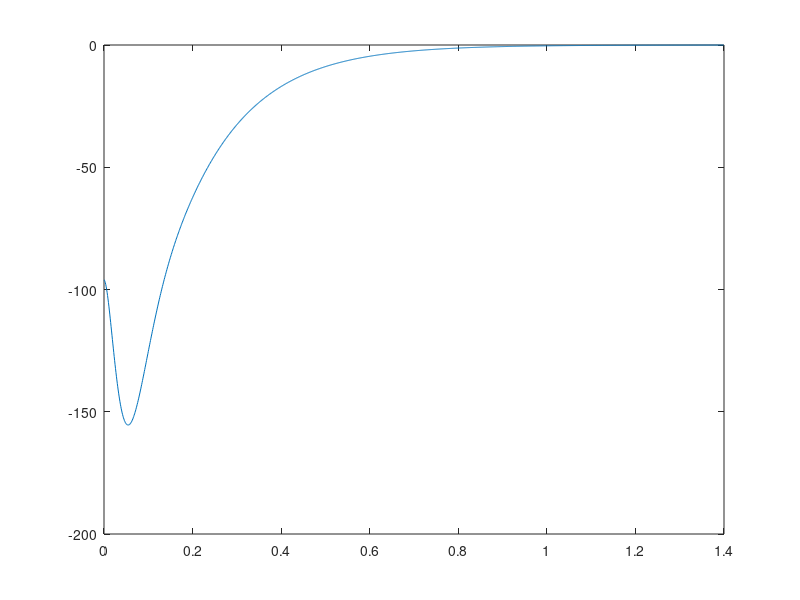

Write the MATLAB code that produced this figure. (Note: this script raises an error after producing the figure.)
clear;
close all;
% Robotic constants defination
sample_time = 0.001;
g = 9.8;
Zc = 0.23;

% discreate space state parameters
A = [1 sample_time sample_time^2/2; 0 1 sample_time;0 0 1];
B = [sample_time^3/6;sample_time^2/2;sample_time];
C = [1 0 -Zc/g];

% extend space state parameters
A_extend = [1 C*A;zeros(length(A),1) A];
B_extend = [C*B;B];
C_extend = [1 0 0 0];

Q_extend = 1;
Q_Square = C_extend'*Q_extend*C_extend;
R_extend  = 1e-4;

[K_extend,P_extend,e] = dlqr(A_extend,B_extend,Q_Square,R_extend);

Prv_Time = 1.4;
N = 1400; % fulture number

% parameters generate
G_extend = zeros(1,N);

G_extend(1) = -K_extend(1);
Ac_extend = A_extend - B_extend*K_extend;
X_extend = -Ac_extend'*P_extend*[1;0;0;0];
tmp = (R_extend + B_extend'*P_extend*B_extend)^-1*B_extend';
for i=2:N
    G_extend(i) = tmp*X_extend;
    X_extend = Ac_extend'*X_extend;
end
figure(1);
G_time = 0:sample_time:100;
G_time = G_time(1:N);
plot(G_time,G_extend);

% simulation total time in counts
Simulation_Time = 15;
COUNT = Simulation_Time/sample_time;

% Step parameter
StepTime = 2;
StartTime = 0.4 * StepTime;
RestTime = 0.3 * StepTime;
DblTime = 0.3 * StepTime;
ZMPx_StepLength = 0.2;
ZMPy_StepLength = 0.2;

Ref_ZMPx = zeros(1,COUNT);
Ref_ZMPy = zeros(1,COUNT);
ZMPx = zeros(1,COUNT);
ZMPy = zeros(1,COUNT);
X = zeros(3,COUNT);
Y = zeros(3,COUNT);
Input_ux = zeros(1,COUNT);
Input_uy = zeros(1,COUNT);
Time = zeros(1,COUNT);

i=2;
for t=sample_time:sample_time:StepTime
    if(t<=StartTime)
        Ref_ZMPx(1,i) = 0;
        Ref_ZMPy(1,i) = 0;
    elseif(t<=StartTime + DblTime)
        a = smothstep(0,-ZMPy_StepLength/2,DblTime);
        tmp_time = t-StartTime;
        Ref_ZMPx(1,i) = 0;
        Ref_ZMPy(1,i) = a(1) + a(2)*tmp_time + a(3)*tmp_time^2 + a(4)*tmp_time^3 + a(5)*tmp_time^4;
    else
        Ref_ZMPx(1,i) = 0;
        Ref_ZMPy(1,i) = -ZMPy_StepLength/2;
    end
    i=i+1;
end
for t=sample_time:sample_time:StepTime
    if(t<=StartTime)
        Ref_ZMPx(1,i) = 0;
        Ref_ZMPy(1,i) = -ZMPy_StepLength/2;
    elseif(t<=StartTime + DblTime)
        ax = smothstep(0,ZMPx_StepLength,DblTime);
        ay = smothstep(-ZMPy_StepLength/2,ZMPy_StepLength/2,DblTime);
        tmp_time = t-StartTime;
        Ref_ZMPx(1,i) = ax(1) + ax(2)*tmp_time + ax(3)*tmp_time^2 + ax(4)*tmp_time^3 + ax(5)*tmp_time^4;
        Ref_ZMPy(1,i) = ay(1) + ay(2)*tmp_time + ay(3)*tmp_time^2 + ay(4)*tmp_time^3 + ay(5)*tmp_time^4;
    else
        Ref_ZMPx(1,i) = ZMPx_StepLength;
        Ref_ZMPy(1,i) = ZMPy_StepLength/2;
    end
    i=i+1;
end
for t=sample_time:sample_time:StepTime
    if(t<=StartTime)
        Ref_ZMPx(1,i) = ZMPx_StepLength;
        Ref_ZMPy(1,i) = ZMPy_StepLength/2;
    elseif(t<=StartTime + DblTime)
        a = smothstep(ZMPy_StepLength/2,0,DblTime);
        tmp_time = t-StartTime;
        Ref_ZMPx(1,i) = ZMPx_StepLength;
        Ref_ZMPy(1,i) = a(1) + a(2)*tmp_time + a(3)*tmp_time^2 + a(4)*tmp_time^3 + a(5)*tmp_time^4;
    else
        Ref_ZMPx(1,i) = ZMPx_StepLength;
        Ref_ZMPy(1,i) = 0;
    end
    i=i+1;
end

for j=i:COUNT
    Ref_ZMPx(1,j) = ZMPx_StepLength;
    Ref_ZMPy(1,j) = 0;
end

% for t =sample_time:sample_time:Simulation_Time
%     if(t<RestTime+Prv_Time-DblTime/2)
%         Ref_ZMPx(1,i) = 0;
%         Ref_ZMPy(1,i) = 0;
%     elseif(t<RestTime+Prv_Time+DblTime/2)
%         a = smothstep(0,-ZMPy_StepLength/2,DblTime);
%         tmp_time = t-(RestTime+Prv_Time-DblTime/2);
%         Ref_ZMPx(1,i) = 0;
%         Ref_ZMPy(1,i) = a(1) + a(2)*tmp_time + a(3)*tmp_time^2 + a(4)*tmp_time^3 + a(5)*tmp_time^4;
%     elseif(t<RestTime + StepTime + RestTime + Prv_Time - DblTime/2)
%         Ref_ZMPx(1,i) = 0;
%         Ref_ZMPy(1,i) = -ZMPy_StepLength/2;
%     elseif(t<RestTime + StepTime + RestTime + Prv_Time + DblTime/2)    
%         ax = smothstep(0,ZMPx_StepLength,DblTime);
%         ay = smothstep(-ZMPy_StepLength/2,ZMPy_StepLength/2,DblTime);
%         tmp_time = t-(RestTime + StepTime + RestTime + Prv_Time - DblTime/2);
%         Ref_ZMPx(1,i) = ax(1) + ax(2)*tmp_time + ax(3)*tmp_time^2 + ax(4)*tmp_time^3 + ax(5)*tmp_time^4;
%         Ref_ZMPy(1,i) = ay(1) + ay(2)*tmp_time + ay(3)*tmp_time^2 + ay(4)*tmp_time^3 + ay(5)*tmp_time^4;
%     elseif(t<RestTime + StepTime + RestTime + StepTime + RestTime + Prv_Time - DblTime/2)
%         Ref_ZMPx(1,i) = ZMPx_StepLength;
%         Ref_ZMPy(1,i) = ZMPy_StepLength/2;
%     elseif(t<RestTime + StepTime + RestTime + StepTime + RestTime + Prv_Time + DblTime/2)
%         ay = smothstep(ZMPy_StepLength/2,0,DblTime);
%         tmp_time = t-(RestTime + StepTime + RestTime + StepTime + RestTime + Prv_Time - DblTime/2);
%         Ref_ZMPx(1,i) = ZMPx_StepLength;
%         Ref_ZMPy(1,i) = ay(1) + ay(2)*tmp_time + ay(3)*tmp_time^2 + ay(4)*tmp_time^3 + ay(5)*tmp_time^4;        
%     elseif(t<RestTime + StepTime + RestTime + StepTime + RestTime + StepTime + RestTime + Prv_Time)
%         Ref_ZMPx(1,i) = ZMPx_StepLength;
%         Ref_ZMPy(1,i) = 0;
%     else
%         Ref_ZMPx(1,i) = ZMPx_StepLength;
%         Ref_ZMPy(1,i) = 0;
%     end
%     i=i+1;
% end


% initialize state

X(:,1) = zeros(3,1);
Y(:,1) = zeros(3,1);
ZMPx(1) = C*X(:,1);
ZMPy(1) = C*Y(:,1);
Inputx_tmp = 0;
Inputy_tmp = 0;

Ks = K_extend(1);
Kx = K_extend(2:4);

for i=1:COUNT-1
    Inputx_tmp = Inputx_tmp + (-Ks)*(ZMPx(i)-Ref_ZMPx(i));
    Inputy_tmp = Inputy_tmp + (-Ks)*(ZMPy(i)-Ref_ZMPy(i));
    Input_ux(i) = Inputx_tmp - Kx*X(:,i);
    Input_uy(i) = Inputy_tmp - Kx*Y(:,i);
    for j=1:N
        Input_ux(i) = Input_ux(i) - G_extend(j)*Ref_ZMPx(min(i+j,COUNT));
        Input_uy(i) = Input_uy(i) - G_extend(j)*Ref_ZMPy(min(i+j,COUNT));
    end
    X(:,i+1) = A*X(:,i) + B*Input_ux(i);
    Y(:,i+1) = A*Y(:,i) + B*Input_uy(i);
    ZMPx(i+1)= C*X(:,i+1);
    ZMPy(i+1)= C*Y(:,i+1);
    Time(i+1) = Time(i)+sample_time;
end

figure(2);
plot(Time,X(1,:));
hold on;
plot(Time,ZMPx(:));
hold on;
plot(Time,Ref_ZMPx(:));
grid on;

figure(3);
plot(Time,X(1,:));
hold on;
plot(Time,X(2,:));
hold on;
plot(Time,X(3,:));
grid on;

figure(4);
plot(Time,Y(1,:));
hold on;
plot(Time,ZMPy(:));
hold on;
plot(Time,Ref_ZMPy(:));
grid on;

figure(5);
plot(Time,Y(1,:));
hold on;
plot(Time,Y(2,:));
hold on;
plot(Time,Y(3,:));
grid on;

figure(6)
plot(X(1,:),Y(1,:));
grid on;

fid = fopen('preview_test1.txt','w');
fprintf(fid,"#pragma once \r\n");
fprintf(fid,"constexpr double TEST1_REFERENCE_ZMPX[] = ");
fprintf(fid,"{");
for i=1:COUNT
    fprintf(fid,"%.12f",Ref_ZMPx(1,i));
    if(i~=COUNT)
        fprintf(fid,",");
    end
end
fprintf(fid,"};");
fprintf(fid,"\r\n");

fprintf(fid,"constexpr double TEST1_REFERENCE_ZMPY[] = ");
fprintf(fid,"{");
for i=1:COUNT
    fprintf(fid,"%.12f",Ref_ZMPy(1,i));
    if(i~=COUNT)
        fprintf(fid,",");
    end
end
fprintf(fid,"};");
fprintf(fid,"\r\n");

fprintf(fid,"constexpr double TEST1_REFERENCE_INPUTX[] = ");
fprintf(fid,"{");
for i=1:COUNT
    fprintf(fid,"%.12f",Input_ux(i));
    if(i~=COUNT)
        fprintf(fid,",");
    end
end
fprintf(fid,"};");
fprintf(fid,"\r\n");

fprintf(fid,"constexpr double TEST1_REFERENCE_INPUTY[] = ");
fprintf(fid,"{");
for i=1:COUNT
    fprintf(fid,"%.12f",Input_uy(i));
    if(i~=COUNT)
        fprintf(fid,",");
    end
end
fprintf(fid,"};");
fprintf(fid,"\r\n");

fprintf(fid,"constexpr double TEST1_REFERENCE_STATEX1[] = ");
fprintf(fid,"{");
for i=1:COUNT
    fprintf(fid,"%.12f",X(1,i));
    if(i~=COUNT)
        fprintf(fid,",");
    end
end
fprintf(fid,"};");
fprintf(fid,"\r\n");

fprintf(fid,"constexpr double TEST1_REFERENCE_STATEX2[] = ");
fprintf(fid,"{");
for i=1:COUNT
    fprintf(fid,"%.12f",X(2,i));
    if(i~=COUNT)
        fprintf(fid,",");
    end
end
fprintf(fid,"};");
fprintf(fid,"\r\n");

fprintf(fid,"constexpr double TEST1_REFERENCE_STATEX3[] = ");
fprintf(fid,"{");
for i=1:COUNT
    fprintf(fid,"%.12f",X(3,i));
    if(i~=COUNT)
        fprintf(fid,",");
    end
end
fprintf(fid,"};");
fprintf(fid,"\r\n");

fprintf(fid,"constexpr double TEST1_REFERENCE_STATEY1[] = ");
fprintf(fid,"{");
for i=1:COUNT
    fprintf(fid,"%.12f",Y(1,i));
    if(i~=COUNT)
        fprintf(fid,",");
    end
end
fprintf(fid,"};");
fprintf(fid,"\r\n");

fprintf(fid,"constexpr double TEST1_REFERENCE_STATEY2[] = ");
fprintf(fid,"{");
for i=1:COUNT
    fprintf(fid,"%.12f",Y(2,i));
    if(i~=COUNT)
        fprintf(fid,",");
    end
end
fprintf(fid,"};");
fprintf(fid,"\r\n");

fprintf(fid,"constexpr double TEST1_REFERENCE_STATEY3[] = ");
fprintf(fid,"{");
for i=1:COUNT
    fprintf(fid,"%.12f",Y(3,i));
    if(i~=COUNT)
        fprintf(fid,",");
    end
end
fprintf(fid,"};");
fprintf(fid,"\r\n");

fprintf(fid,"constexpr double TEST1_REFERENCE_STATEZMPX[] = ");
fprintf(fid,"{");
for i=1:COUNT
    fprintf(fid,"%.12f",ZMPx(1,i));
    if(i~=COUNT)
        fprintf(fid,",");
    end
end
fprintf(fid,"};");
fprintf(fid,"\r\n");

fprintf(fid,"constexpr double TEST1_REFERENCE_STATEZMPY[] = ");
fprintf(fid,"{");
for i=1:COUNT
    fprintf(fid,"%.12f",ZMPy(1,i));
    if(i~=COUNT)
        fprintf(fid,",");
    end
end
fprintf(fid,"};");
fprintf(fid,"\r\n");

fclose(fid);